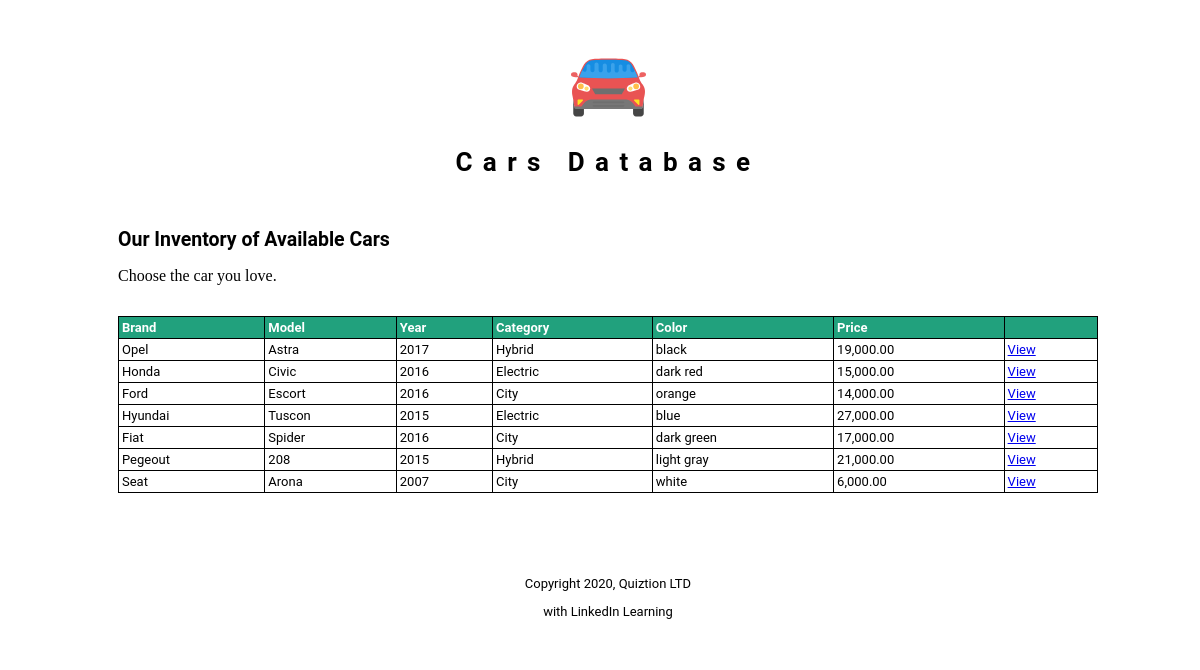
The app's page /cars.php with its own data.
### tables this page shows
CREATE TABLE `cars` (
  `id` int(11) NOT NULL,
  `brand` varchar(255) NOT NULL,
  `model` varchar(255) NOT NULL,
  `year` int(4) NOT NULL,
  `category` varchar(255) NOT NULL,
  `color` varchar(255) NOT NULL,
  `price` decimal(9,2) NOT NULL,
  `condition_id` tinyint(3) NOT NULL,
  `description` text NOT NULL
);

### private/functions.php (called while the page is built, shortened)
<?php
function url_for($script_path) {
  return WWW_ROOT . $script_path;
}
function h($string="") {
  return htmlspecialchars($string);
}
?>

### private/classes/databaseobject.class.php (called while the page is built, shortened)
<?php
class DatabaseObject {
  static protected $database;
  static protected $table_name = "";
  static public function set_database($database) {
    self::$database = $database;
  }
  static public function find_by_sql($sql) {
    $result = self::$database->query($sql);
    $object_array = [];
    while($record = $result->fetch_assoc()) {
      $object_array[] = static::instantiate($record);
    }
    return $object_array;
  }
  static public function find_all() {
    $sql = "SELECT * FROM " . static::$table_name;
    return static::find_by_sql($sql);
  }
  static protected function instantiate($record) {
    $object = new static;
    foreach($record as $property => $value) {
      if(property_exists($object, $property)) {
        $object->$property = $value;
      }
    }
    return $object;
  }
}
?>

### public/cars.php (the view, shortened to what this page needs)
<?php include(SHARED_PATH . '/public_header.php'); ?>
<div id="main">
  <div id="page">
    <div class="intro">
      <h2>Our Inventory of Available Cars</h2>
      <p>Choose the car you love.</p>
    </div>
    <table id="inventory">
      <tr>
        <th>Brand</th>
        <th>Model</th>
        <th>Year</th>
        <th>Category</th>
        <th>Color</th>
        <th>Price</th>
        <th>&nbsp;</th>
      </tr>
<?php
$cars = Cars::find_all();
?>
      <?php foreach($cars as $car) { ?>
      <tr>
        <td><?php echo h($car->brand); ?></td>
        <td><?php echo h($car->model); ?></td>
        <td><?php echo h($car->year); ?></td>
        <td><?php echo h($car->category); ?></td>
        <td><?php echo h($car->color); ?></td>
        <td><?php echo h(money_format('$%i', $car->price)); ?></td>
        <td><a href="detail.php?id=<?php echo $car->id; ?>">View</a></td>
      </tr>
      <?php } ?>
    </table>
  </div>
</div>
<?php include(SHARED_PATH . '/public_footer.php'); ?>

### private/shared/public_header.php (shortened to what this page needs)
<!doctype html>
<html lang="en">
  <head>
    <link rel="stylesheet" media="all" href="<?php echo url_for('/stylesheets/public.css'); ?>" />
  </head>
  <body>
    <header>
      <h1>
        <a href="<?php echo url_for('/index.php'); ?>">
          <img class="car-icon" src="<?php echo url_for('/images/car.svg') ?>" /><br />
          Cars Database
        </a>
      </h1>
    </header>

### private/shared/public_footer.php (shortened to what this page needs)
  <?php if(isset($super_hero_image)) { ?>
    <div class="expanding-wrapper">
      <?php $image_url = url_for('/images/' . $super_hero_image); ?>
      <img id="super-hero-image" src="<?php echo $image_url; ?>" />
      <footer>
        <?php include(SHARED_PATH . '/public_copyright_disclaimer.php'); ?>
      </footer>
    </div>
  <?php } else { ?>
    <footer>
      <?php include(SHARED_PATH . '/public_copyright_disclaimer.php'); ?>
    </footer>
  <?php } ?>
  </body>
</html>

### private/shared/public_copyright_disclaimer.php
<p>Copyright <?php echo date('Y'); ?>, Quiztion LTD</p>
<p>with LinkedIn Learning</p>

### public/stylesheets/public.css (style rules this page uses)
html { height: 100%; width: 100%; }
body { width: 100%; height: 100%; border: 0; font: 13px/15px Roboto, sans-serif; background: #FFFFFF; }
header { width: 980px; margin: 0 auto; padding: 0; text-align: left; color: #FFFFFF; }
header h1 { margin: 50px 0 0 0; text-align: center; }
header h1 a { text-decoration: none; color: #000; letter-spacing: 0.4em; }
header h1 a img.car-icon { display: inline-block; margin-bottom: 30px; width: 75px; }
#main { width: 980px; height: auto; margin: 0 auto; padding: 0; }
footer { clear: both; width: 980px; margin: 0 auto; padding: 10px; background-color: #FFFFFF; text-align: center; }
div#page { margin: 60px auto; }
div#page h2 { line-height: 20px; }
div#page p { font: 16px/20px Georgia, Times, "Times New Roman", serif; }
table#inventory { margin-top: 30px; width: 980px; border-collapse: collapse; }
table#inventory tr th { background: #21A17D; color: #FFF; text-align: left; }
table#inventory tr td, table#inventory tr th { border: 1px solid #000; padding: 3px; }

### records on screen
cars: brand "Opel", model "Astra", year "2017", category "Hybrid", color "black", price "19,000.00"
cars: brand "Honda", model "Civic", year "2016", category "Electric", color "dark red", price "15,000.00"
cars: brand "Ford", model "Escort", year "2016", category "City", color "orange", price "14,000.00"
cars: brand "Hyundai", model "Tuscon", year "2015", category "Electric", color "blue", price "27,000.00"
cars: brand "Fiat", model "Spider", year "2016", category "City", color "dark green", price "17,000.00"
cars: brand "Pegeout", model "208", year "2015", category "Hybrid", color "light gray", price "21,000.00"
cars: brand "Seat", model "Arona", year "2007", category "City", color "white", price "6,000.00"
